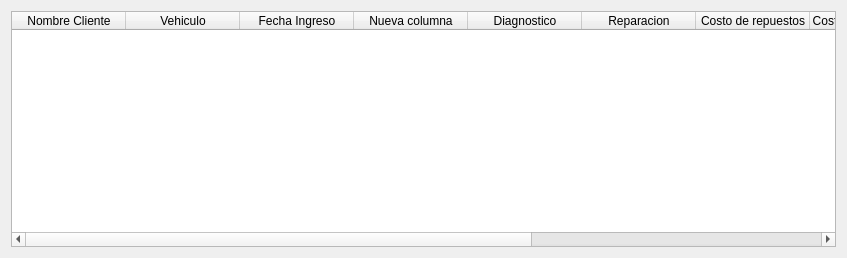
<?xml version="1.0" encoding="UTF-8"?>
<ui version="4.0">
 <class>Form</class>
 <widget class="QWidget" name="Form">
  <property name="geometry">
   <rect>
    <x>0</x>
    <y>0</y>
    <width>847</width>
    <height>258</height>
   </rect>
  </property>
  <property name="windowTitle">
   <string>Form</string>
  </property>
  <layout class="QGridLayout" name="gridLayout_2">
   <item row="0" column="0">
    <layout class="QGridLayout" name="gridLayout">
     <item row="0" column="0">
      <widget class="QTableWidget" name="tableWidget">
       <property name="mouseTracking">
        <bool>true</bool>
       </property>
       <property name="alternatingRowColors">
        <bool>true</bool>
       </property>
       <property name="sortingEnabled">
        <bool>true</bool>
       </property>
       <attribute name="horizontalHeaderCascadingSectionResizes">
        <bool>true</bool>
       </attribute>
       <attribute name="horizontalHeaderDefaultSectionSize">
        <number>114</number>
       </attribute>
       <column>
        <property name="text">
         <string>Nombre Cliente</string>
        </property>
       </column>
       <column>
        <property name="text">
         <string>Vehiculo</string>
        </property>
       </column>
       <column>
        <property name="text">
         <string>Fecha Ingreso</string>
        </property>
       </column>
       <column>
        <property name="text">
         <string>Nueva columna</string>
        </property>
       </column>
       <column>
        <property name="text">
         <string>Diagnostico</string>
        </property>
       </column>
       <column>
        <property name="text">
         <string>Reparacion</string>
        </property>
       </column>
       <column>
        <property name="text">
         <string>Costo de repuestos</string>
        </property>
       </column>
       <column>
        <property name="text">
         <string>Costo mano de obra</string>
        </property>
       </column>
       <column>
        <property name="text">
         <string>Costo total</string>
        </property>
       </column>
       <column>
        <property name="text">
         <string>Metodo de pago</string>
        </property>
       </column>
       <column>
        <property name="text">
         <string>Saldada</string>
        </property>
       </column>
      </widget>
     </item>
    </layout>
   </item>
  </layout>
 </widget>
 <resources/>
 <connections/>
</ui>
